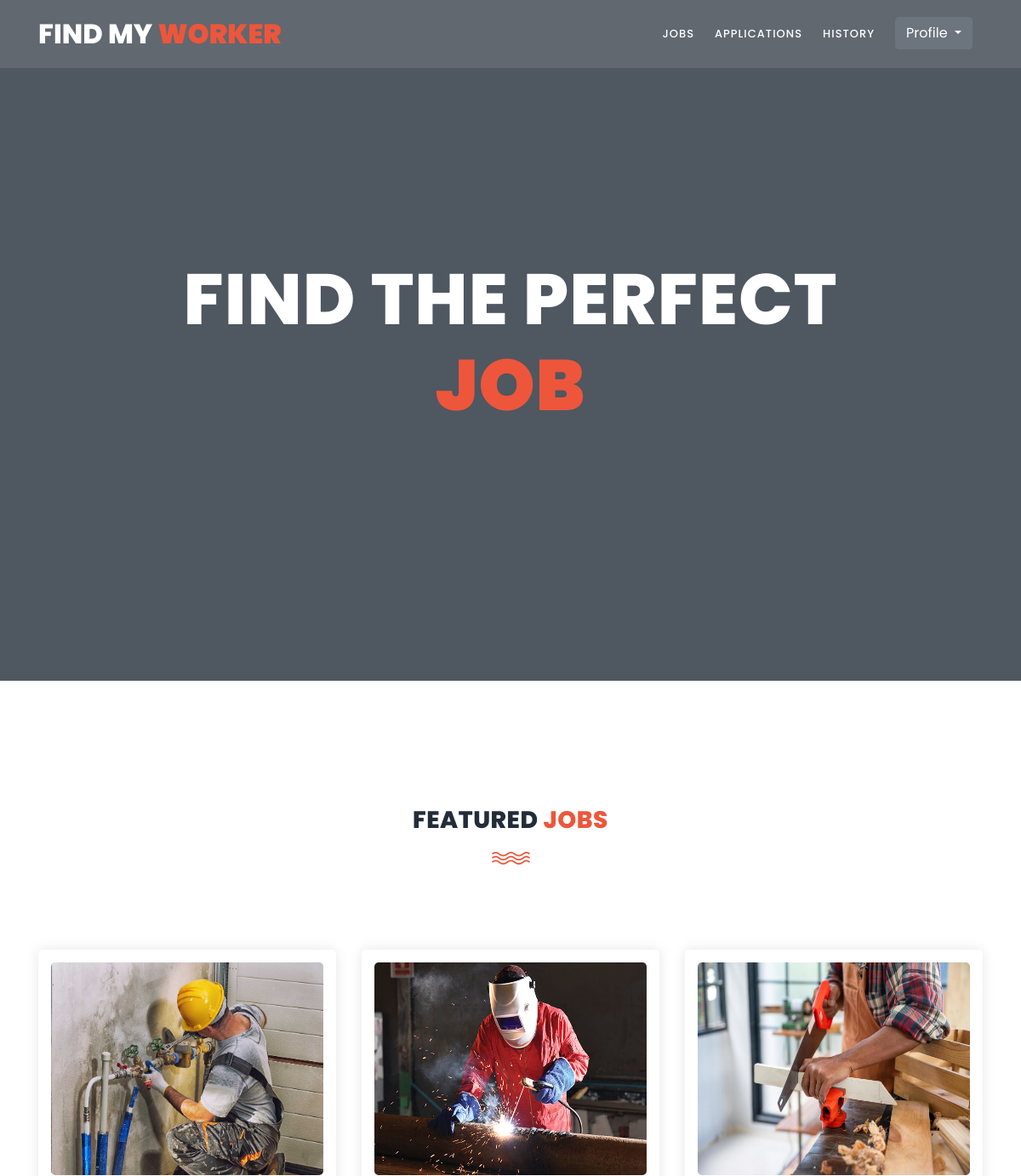
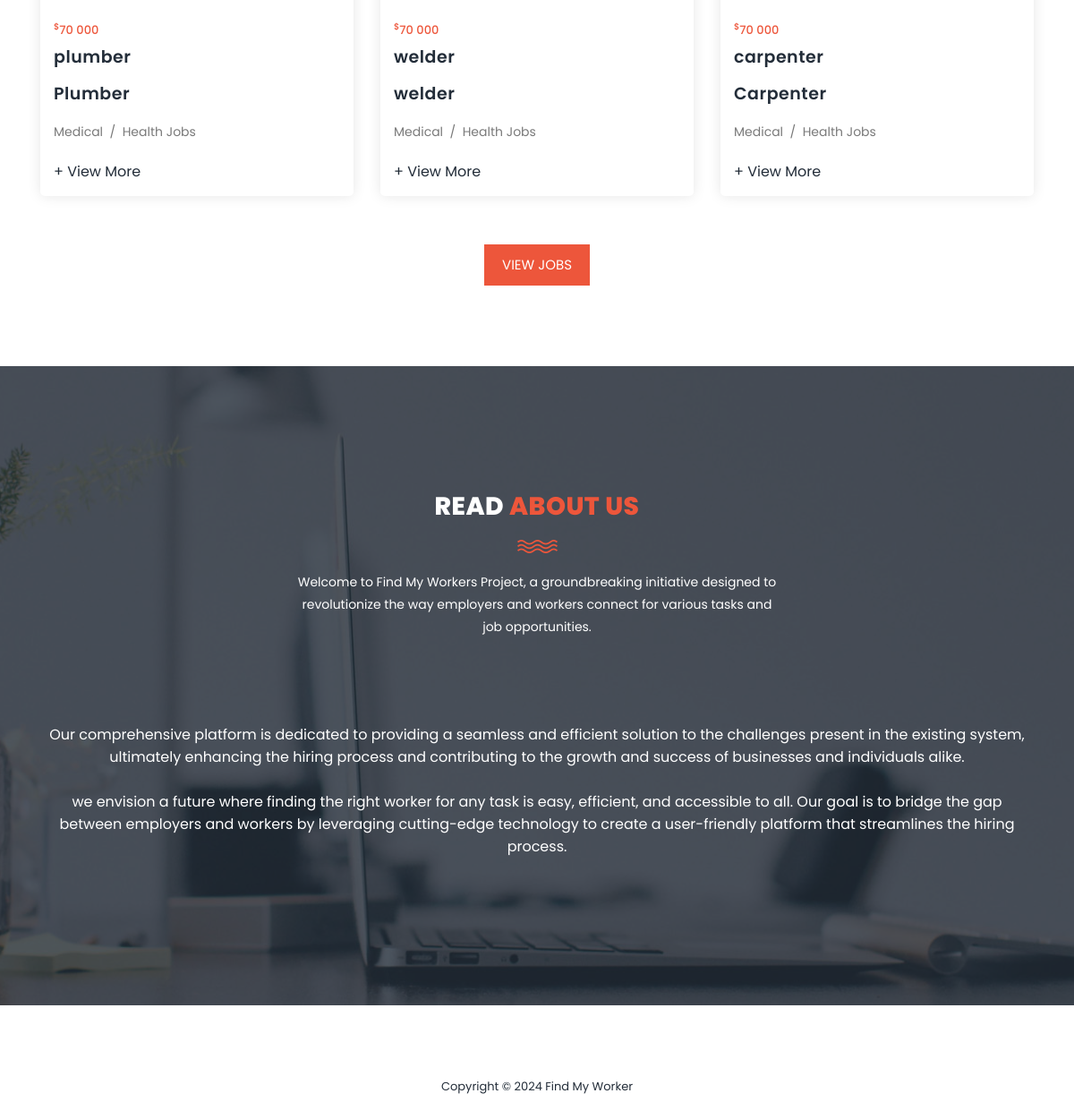
Screenshot of /employer_home (signed in) with the database file from the repository (2 pictures, top to bottom).
### app/models.py (models this page shows, shortened)
class JobCategory(models.Model):
    job_choices=(
        ('plumber','plumber'),
        ('carpenter','carpenter'),
        ('welder','welder'),
        ('Cooking','Cooking'),
        ('Tile worker','Tile worker'),
        ('painter','painter'),
        ('interior designer','interior designer'),
        ('gardner','gardner'),
        ('Laundry and ironing', 'Laundry and ironing')
    )
    job_name=models.CharField(choices=job_choices,max_length=50)
    image = models.FileField(upload_to='jobs')
    job_details = models.CharField(max_length=150)

### app/views.py (the view)
# urls.py: path('employer_home', views.employer_home, name="employer_home"),
def employer_home(request):
    data = CustomUser.objects.get(id=request.user.id)
    jobs = JobCategory.objects.all()
    context = {
        'user': data,
        'jobs':jobs
    }
    return render(request, 'Employer/employer-home.html', context)

### templates/Employer/employer-home.html (shortened to what this page needs)
<!DOCTYPE html>
<html lang="en">
  <head>
    {% load static %}
    <link rel="stylesheet"  href="{% static 'css/bootstrap.min.css' %}">
    <link rel="stylesheet" href="{% static 'css/font-awesome.css' %}">
    <link rel="stylesheet" href="{% static 'css/style.css' %}">
    </head>
    <body>
    <header class="header-area header-sticky">
        <div class="container">
            <div class="row">
                <div class="col-12">
                    <nav class="main-nav">
                        <a href="{% url 'employer_home' %}" class="logo">Find My <em> Worker</em></a>
                        <ul class="nav">
                            <li><a href="{% url 'view_jobs'%}">Jobs</a></li>
                            <li><a href="{% url 'employer_applications'%}">Applications</a></li>
                            <li><a href="{% url 'employer_history'%}">History</a></li>
                            <li class="dropdown">
                                <button class="btn btn-secondary dropdown-toggle" type="button" id="dropdownMenuButton" data-toggle="dropdown" aria-haspopup="true" aria-expanded="false">
                                    Profile
                                  </button>
                            </li>
                        </ul>
                    </nav>
                </div>
            </div>
        </div>
    </header>
    {% block content %}
    <div class="main-banner" id="top">
        <video autoplay muted loop id="bg-video">
            <source src="{% static 'images/video.mp4' %}" type="video/mp4" />
        </video>
        <div class="video-overlay header-text">
            <div class="caption">
                <h2>Find the perfect <em>Job</em></h2>
            </div>
        </div>
    </div>
    {% endblock %}
    {% block non_block %}
    <section class="section" id="trainers">
        <div class="container">
            <div class="row">
                <div class="col-lg-6 offset-lg-3">
                    <div class="section-heading">
                        <h2>Featured <em>Jobs</em></h2>
                        <img src="{% static 'images/line-dec.png' %}" alt="">
                    </div>
                </div>
            </div>
            <div class="row">
            {% for job in jobs|slice:":3" %}
                <div class="col-lg-4">
                    <div class="trainer-item">
                        <div class="image-thumb">
                            <img src="{{ job.image.url }}" alt="">
                        </div>
                        <div class="down-content">
                            <span> <sup>$</sup>70 000 </span>
                            <h4>{{ job.job_name }}</h4>
                            <h4>{{ job.job_details }}</h4>
                            <p>Medical &nbsp;/&nbsp; Health Jobs</p>
                            <ul class="social-icons">
                                <li><a href="{% url 'view_jobs'%}">+ View More</a></li>
                            </ul>
                        </div>
                    </div>
                </div>
            {% endfor %}
            </div>
            <br>
            <div class="main-button text-center">
                <a href="{% url 'view_jobs'%}">View Jobs</a>
            </div>
        </div>
    </section>
    {% endblock %}
    {% block job %}
    <section class="section section-bg" id="schedule" style="background-image: url('{% static "images/about-fullscreen-1-1920x700.jpg" %}')">
        <div class="container">
            <div class="row">
                <div class="col-lg-6 offset-lg-3">
                    <div class="section-heading dark-bg">
                        <h2>Read <em>About Us</em></h2>
                        <img src="{% static 'images/line-dec.png' %}" alt="">
                        <p>Welcome to Find My Workers Project, a groundbreaking initiative designed to revolutionize the way employers and workers connect for various tasks and job opportunities.</p>
                    </div>
                </div>
            </div>
            <div class="row">
                <div class="col-lg-12">
                    <div class="cta-content text-center">
                        <p>Our comprehensive platform is dedicated to providing a seamless and efficient solution to the challenges present in the existing system, ultimately enhancing the hiring process and contributing to the growth and success of businesses and individuals alike.</p>
                        <p>we envision a future where finding the right worker for any task is easy, efficient, and accessible to all. Our goal is to bridge the gap between employers and workers by leveraging cutting-edge technology to create a user-friendly platform that streamlines the hiring process.</p>
                    </div>
                </div>
            </div>
        </div>
    </section><br><br>
    {% endblock %}
    <footer>
        <div class="container">
            <div class="row">
                <div class="col-lg-12">
                    <p>
                        Copyright © {% now "Y" %} Find My Worker
                    </p>
                </div>
            </div>
        </div>
    </footer>
  </body>
</html>

### rows the page displays
JobCategory: image (picture), job_name "plumber", job_details "Plumber"
JobCategory: image (picture), job_name "welder", job_details "welder"
JobCategory: image (picture), job_name "carpenter", job_details "Carpenter"
